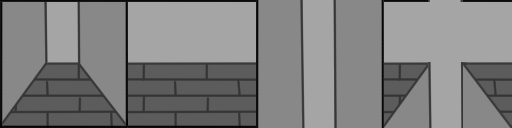
#> input picture PythonUtils/Wall.png, 512 x 128 px
$ python connected.py
#> lines starting #> are read from the running program, lines starting #| are printed output that depends on the picture
### PythonUtils/utils/color.py
# -*- coding: utf-8 -*-
"""
~~~~~~~~~~~~~~~~~~~~~~~~~~~~~~~~~~~~~~~~~~~~~~~~~~~~~~~~~~~~~~~~~~~~~~~~
| FyWorld - A top down simulation game in a fantasy medieval world.    |
|                                                                      |
|    :copyright: © 2019 Florian Gasquez.                               |
|    :license: GPLv3, see LICENSE for more details.                    |
~~~~~~~~~~~~~~~~~~~~~~~~~~~~~~~~~~~~~~~~~~~~~~~~~~~~~~~~~~~~~~~~~~~~~~~~
"""
import numpy as np

class Color(object):
	def __init__(self, r, g, b, a=255):


		self.data = np.array([int(r), int(g), int(b), int(a)], dtype=np.uint8)

	# [14 lines left out: functions dark_light, dark_light_255, not called in this run]

	@staticmethod
	def from_array(arr):
		return Color(arr[0], arr[1], arr[2], arr[3])

	# [15 lines left out: functions compare, add_255, not called in this run]


Color.red = Color(255, 0, 0)
Color.green = Color(0, 255, 0)
Color.blue = Color(0, 0, 255)
Color.black = Color(0, 0, 0)
Color.white = Color(255, 255, 255)
Color.empty = Color(0, 0, 0, 0)
Color.pink = Color(80, 20, 60)
Color.orange = Color(90, 40, 10)
Color.grey = Color(127,127,127)


### PythonUtils/utils/texture2d.py
# -*- coding: utf-8 -*-
"""
~~~~~~~~~~~~~~~~~~~~~~~~~~~~~~~~~~~~~~~~~~~~~~~~~~~~~~~~~~~~~~~~~~~~~~~~
| FyWorld - A top down simulation game in a fantasy medieval world.    |
|                                                                      |
|    :copyright: © 2019 Florian Gasquez.                               |
|    :license: GPLv3, see LICENSE for more details.                    |
~~~~~~~~~~~~~~~~~~~~~~~~~~~~~~~~~~~~~~~~~~~~~~~~~~~~~~~~~~~~~~~~~~~~~~~~
"""
import numpy as np
import base64
from io import BytesIO
from PIL import Image

from .point import Point
from .color import Color


class Texture2D(object):
	px_2_unit = 1

	def __init__(self, size, color=Color.empty, pivot=Point.zero):
		self.w = size.x
		self.h = size.y
		self.rw = size.x * Texture2D.px_2_unit
		self.rh = size.y * Texture2D.px_2_unit
		self.rsize = Point(self.rw, self.rh)
		self.size = size
		self.color = color

		self.p = pivot
		self.pixels = np.full((self.rh, self.rw, 4), self.color.data, dtype=np.uint8)

	def to_image(self):
		return Image.fromarray(np.array(self.pixels), mode='RGBA')

	# [4 lines left out: function to_base64, not called in this run]

	def get_pixel(self, x, y):
		return self.pixels[y*Texture2D.px_2_unit, x*Texture2D.px_2_unit]

	def set_pixel(self, x, y, color):
		x1 = x*Texture2D.px_2_unit
		y1 = y*Texture2D.px_2_unit

		for xx in range(x1, x1+Texture2D.px_2_unit):
			for yy in range(y1, y1+Texture2D.px_2_unit):
				self.pixels[yy, xx] = color

	# [42 lines left out: functions resize, crop_empty, not called in this run]

### PythonUtils/utils/point.py
# -*- coding: utf-8 -*-
"""
~~~~~~~~~~~~~~~~~~~~~~~~~~~~~~~~~~~~~~~~~~~~~~~~~~~~~~~~~~~~~~~~~~~~~~~~
| FyWorld - A top down simulation game in a fantasy medieval world.    |
|                                                                      |
|    :copyright: © 2019 Florian Gasquez.                               |
|    :license: GPLv3, see LICENSE for more details.                    |
~~~~~~~~~~~~~~~~~~~~~~~~~~~~~~~~~~~~~~~~~~~~~~~~~~~~~~~~~~~~~~~~~~~~~~~~
"""
class Point(object):
	def __init__(self, x, y):
#> called with x = 0, y = 0
		self.x = int(x)
		self.y = int(y)

	def divide(self, d):
		return Point(self.x/d, self.y/d)

	def half(self):
		return self.divide(2)

	def __str__(self):
		return "Point(%s,%s)" % (self.x, self.y)

	def copy(self):
		return Point(self.x, self.y)

	def __add__(self, other):
		return Point(self.x+other.x, self.y+other.y)

	def __sub__(self, other):
		return Point(self.x-other.x, self.y-other.y)

	def __len__(self):
		return abs(self.x+self.y)


Point.zero = Point(0,0)
Point.one = Point(1,1)

### PythonUtils/connected.py
# -*- coding: utf-8 -*-
"""
~~~~~~~~~~~~~~~~~~~~~~~~~~~~~~~~~~~~~~~~~~~~~~~~~~~~~~~~~~~~~~~~~~~~~~~~
| FyWorld - A top down simulation game in a fantasy medieval world.    |
|                                                                      |
|    :copyright: © 2019 Florian Gasquez.                               |
|    :license: GPLv3, see LICENSE for more details.                    |
~~~~~~~~~~~~~~~~~~~~~~~~~~~~~~~~~~~~~~~~~~~~~~~~~~~~~~~~~~~~~~~~~~~~~~~~
"""
from PIL import Image
import numpy as np

from utils.color import Color
from utils.texture2d import Texture2D
from utils.point import Point

class Connected(object):
	res = 128
	margin = 32

	def __init__(self, src):
#> called with src = 'Wall.png'
		im = Image.open(src)
#> im is the input picture: PIL image 512x128 RGBA; mean R, G, B, A 127.3, 127.2, 127.2, 254.9
		self.pixels = im.load()
		self.size = Point(im.size[0], im.size[1])
		self.texture_base = []

	def get_base(self):
		for i in range(0,4):
			self.texture_base.insert(i, Texture2D(Point(Connected.res, Connected.res)))
			for x in range(i*Connected.res, (i+1)*Connected.res):
				for y in range(0, Connected.res):
					self.texture_base[i].set_pixel(x-(i*Connected.res), y, self.get_pixel_from_base(x, y))

	def gen(self):
		self.result = []
		#: 0
		self.result.insert(0, self.texture_base[0])

		#: 1
		tex = Texture2D(Point(Connected.res, Connected.res))
		tex = self.make_wall_tile(
			self.texture_base[2],
			self.texture_base[2],
			self.texture_base[0],
			self.texture_base[0]
		)
		self.result.insert(1, tex)

		#: 2
		tex = Texture2D(Point(Connected.res, Connected.res))
		tex = self.make_wall_tile(
			self.texture_base[1],
			self.texture_base[0],
			self.texture_base[1],
			self.texture_base[0]
		)
		self.result.insert(2, tex)

		#: 3
		tex = Texture2D(Point(Connected.res, Connected.res))
		tex = self.make_wall_tile(
			self.texture_base[3],
			self.texture_base[2],
			self.texture_base[1],
			self.texture_base[0]
		)
		self.result.insert(3, tex)

		#: 4
		tex = Texture2D(Point(Connected.res, Connected.res))
		tex = self.make_wall_tile(
			self.texture_base[0],
			self.texture_base[1],
			self.texture_base[0],
			self.texture_base[1]
		)
		self.result.insert(4, tex)

		#: 5
		tex = Texture2D(Point(Connected.res, Connected.res))
		tex = self.make_wall_tile(
			self.texture_base[2],
			self.texture_base[3],
			self.texture_base[0],
			self.texture_base[1]
		)
		self.result.insert(5, tex)

		#: 6
		self.result.insert(6, self.texture_base[1])


		#: 7
		tex = Texture2D(Point(Connected.res, Connected.res))
		tex = self.make_wall_tile(
			self.texture_base[3],
			self.texture_base[3],
			self.texture_base[1],
			self.texture_base[1]
		)
		self.result.insert(7, tex)

		#: 8
		tex = Texture2D(Point(Connected.res, Connected.res))
		tex = self.make_wall_tile(
			self.texture_base[0],
			self.texture_base[0],
			self.texture_base[2],
			self.texture_base[2]
		)
		self.result.insert(8, tex)

		#: 9
		self.result.insert(9, self.texture_base[2])

		#: 10
		tex = Texture2D(Point(Connected.res, Connected.res))
		tex = self.make_wall_tile(
			self.texture_base[1],
			self.texture_base[0],
			self.texture_base[3],
			self.texture_base[2]
		)
		self.result.insert(10, tex)

		#: 11
		tex = Texture2D(Point(Connected.res, Connected.res))
		tex = self.make_wall_tile(
			self.texture_base[3],
			self.texture_base[2],
			self.texture_base[3],
			self.texture_base[2]
		)
		self.result.insert(11, tex)

		#: 12
		tex = Texture2D(Point(Connected.res, Connected.res))
		tex = self.make_wall_tile(
			self.texture_base[0],
			self.texture_base[1],
			self.texture_base[2],
			self.texture_base[3]
		)
		self.result.insert(12, tex)

		#: 13
		tex = Texture2D(Point(Connected.res, Connected.res))
		tex = self.make_wall_tile(
			self.texture_base[2],
			self.texture_base[3],
			self.texture_base[2],
			self.texture_base[3]
		)
		self.result.insert(13, tex)

		#: 14
		tex = Texture2D(Point(Connected.res, Connected.res))
		tex = self.make_wall_tile(
			self.texture_base[1],
			self.texture_base[1],
			self.texture_base[3],
			self.texture_base[3]
		)
		self.result.insert(14, tex)

		#: 6
		self.result.insert(15, self.texture_base[3])

	def make_wall_tile(self, tl, tr, bl, br):
		unit = (int)(Connected.res/2)
		res = Texture2D(Point(Connected.res, Connected.res))

		# tl
		for x in range(0, unit):
			for y in range(0, Connected.margin):
				res.set_pixel(x, y, tl.get_pixel(x, y))

		# tr
		for x in range(unit, unit*2):
			for y in range(0, Connected.margin):
				res.set_pixel(x, y, tr.get_pixel(x, y))

		# bl
		for x in range(0, unit):
			for y in range(Connected.margin, Connected.res): # why 10 instead of Connected.margin ?
				res.set_pixel(x, y, bl.get_pixel(x, y))

		# br
		for x in range (unit, unit*2):
			for y in range(Connected.margin, Connected.res):
				res.set_pixel(x,y, br.get_pixel(x, y))

		return res

	def get_pixel_from_base(self, x, y):
		return np.array(self.pixels[x,y], dtype=np.uint8)

	def save(self, name):
#> called with name = 'wall'
		for i in range(0, 16):
			self.result[i].to_image().save("gen/%s_%s.png" % (name, i), format="png")
#> this loop made 16 passes
#> pass 1, in save, `self.result[i].to_image().save("gen/%s_%s.png" % (name, i), format="pn..`:
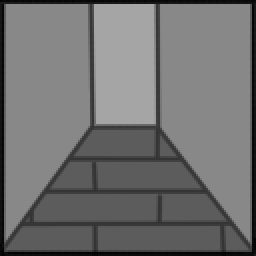
#> saved as wall_0.png: PIL image 128x128 RGBA (shown 2 times larger); mean R, G, B, A 113.3, 113.2, 113.2, 255; transparent parts drawn white
#> pass 2, in save, `self.result[i].to_image().save("gen/%s_%s.png" % (name, i), format="pn..`:
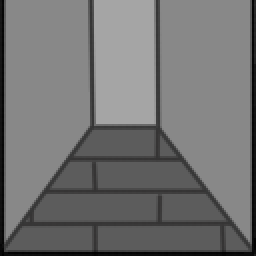
#> saved as wall_1.png: PIL image 128x128 RGBA (shown 2 times larger); mean R, G, B, A 115.1, 115, 115, 254.9; transparent parts drawn white

if __name__ == '__main__':
	cn = Connected("Wall.png")
	cn.get_base()
	cn.gen()
	cn.save("wall")
